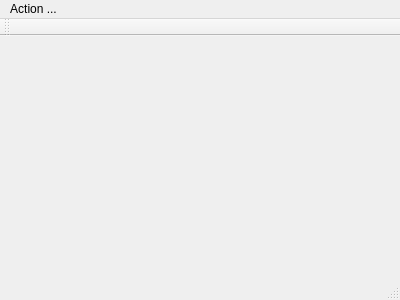
<?xml version="1.0" encoding="UTF-8"?>
<ui version="4.0">
 <class>xPaintWindow</class>
 <widget class="QMainWindow" name="xPaintWindow">
  <property name="geometry">
   <rect>
    <x>0</x>
    <y>0</y>
    <width>400</width>
    <height>300</height>
   </rect>
  </property>
  <property name="windowTitle">
   <string>xPaintWindow</string>
  </property>
  <widget class="QWidget" name="centralWidget">
   <layout class="QGridLayout" name="gridLayout">
    <item row="0" column="0">
     <layout class="QVBoxLayout" name="_layout">
      <property name="sizeConstraint">
       <enum>QLayout::SetMaximumSize</enum>
      </property>
     </layout>
    </item>
   </layout>
  </widget>
  <widget class="QMenuBar" name="menuBar">
   <property name="geometry">
    <rect>
     <x>0</x>
     <y>0</y>
     <width>400</width>
     <height>22</height>
    </rect>
   </property>
   <widget class="QMenu" name="menuSelect_Tool">
    <property name="title">
     <string>Action ...</string>
    </property>
    <addaction name="actionRect"/>
    <addaction name="actionEllipse"/>
    <addaction name="separator"/>
    <addaction name="actionRemove_Last"/>
    <addaction name="actionClear_All"/>
   </widget>
   <addaction name="menuSelect_Tool"/>
  </widget>
  <widget class="QToolBar" name="mainToolBar">
   <attribute name="toolBarArea">
    <enum>TopToolBarArea</enum>
   </attribute>
   <attribute name="toolBarBreak">
    <bool>false</bool>
   </attribute>
  </widget>
  <widget class="QStatusBar" name="statusBar"/>
  <action name="actionRect">
   <property name="text">
    <string>Rect</string>
   </property>
  </action>
  <action name="actionEllipse">
   <property name="text">
    <string>Ellipse</string>
   </property>
  </action>
  <action name="actionRemove_Last">
   <property name="text">
    <string>Remove Last</string>
   </property>
  </action>
  <action name="actionClear_All">
   <property name="text">
    <string>Clear All</string>
   </property>
  </action>
 </widget>
 <layoutdefault spacing="6" margin="11"/>
 <resources/>
 <connections/>
</ui>
